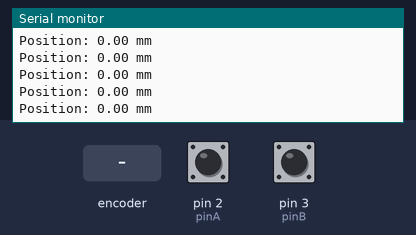
Simulated run of this sketch. Board: Arduino Uno, built with avr-gcc and run on an emulated ATmega328P. Shown: the last lines printed to the serial monitor. The test bench sets the inputs (shaded band); at power-on: pin 2 (pinA) HIGH, pin 3 (pinB) HIGH.

Above: at 1.2 s.
1.3 s: rotary encoder on pin 2 (pinA) / pin 3 (pinB) turned 1 step (first pin leading)
At 1.31 s:
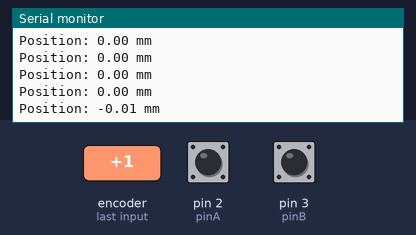
3.0 s: rotary encoder on pin 2 (pinA) / pin 3 (pinB) turned 1 step (first pin leading)
At 3.02 s:
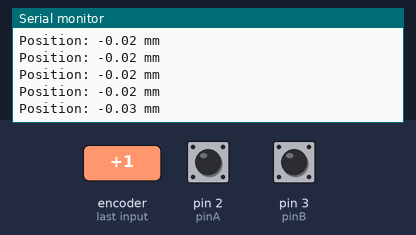
Timing chart, 0 to 6.0 s (numbered marks = the images above; inputs shaded):
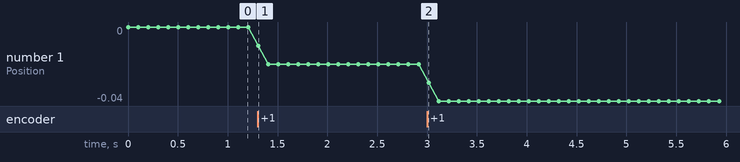

Measured:
- after the input at 1.3 s, the serial monitor: prints a new line at once (image 1)
- after the input at 3.0 s, the serial monitor: prints a new line at once (image 2)
- plotted number 1: 0 → -0.02 after the input at 1.3 s, -0.02 → -0.04 after the input at 3.0 s

The sketch:

Working-DRO.ino
```cpp
#define pinA 2  // Interrupt pin 0 (INT0)
#define pinB 3 // Interrupt pin 1 (INT1)
#define pinR 1  // Digital pin for reference pulse

volatile long position = 0;  // Track the position
volatile bool direction = true; // True for forward, false for backward
volatile bool referenceHit = false; // To detect the reference pulse

// Store the previous state of A and B
volatile bool lastA = LOW;
volatile bool lastB = LOW;

// Conversion factor based on the given range
const float conversionFactor = 250.0 / -27500.0;

void setup() {
  Serial.begin(9600);

  pinMode(pinA, INPUT);
  pinMode(pinB, INPUT);
  pinMode(pinR, INPUT_PULLUP); // Assuming active low reference signal

  lastA = digitalRead(pinA);
  lastB = digitalRead(pinB);

  attachInterrupt(digitalPinToInterrupt(pinA), readQuadrature, CHANGE);
  attachInterrupt(digitalPinToInterrupt(pinB), readQuadrature, CHANGE);
  attachInterrupt(digitalPinToInterrupt(pinR), referencePulse, FALLING);
}

void loop() {
  // Convert the position to millimeters
  float positionMM = position * conversionFactor;

  Serial.print("Position: ");
  Serial.print(positionMM);
  Serial.println(" mm ");
  //Serial.print("\tReference: ");
  //println(referenceHit ? "Hit" : "Not Hit");

  delay(100);
}

void readQuadrature() {
  bool currentA = digitalRead(pinA);
  bool currentB = digitalRead(pinB);

  if (currentA != lastA || currentB != lastB) {
    // Determine direction based on the change in A and B states
    if (lastA == LOW && currentA == HIGH) {
      if (currentB == LOW) {
        position++;
      } else {
        position--;
      }
    } else if (lastA == HIGH && currentA == LOW) {
      if (currentB == HIGH) {
        position++;
      } else {
        position--;
      }
    }

    lastA = currentA;
    lastB = currentB;
  }
}

void referencePulse() {
  referenceHit = true;
}
```
